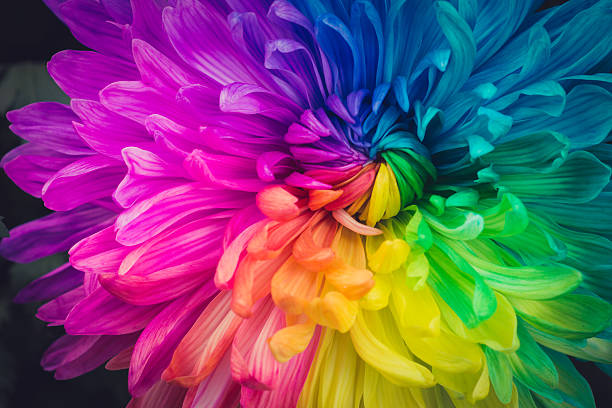
#> input picture colorful image.jpg, 612 x 408 px
$ python rotating_image_n_changing_brightness.py
#> lines starting #> are read from the running program, lines starting #| are printed output that depends on the picture
import cv2
import numpy as np
import matplotlib.pyplot as plt

image = cv2.imread('colorful image.jpg')
#> image is the input picture: shape (408, 612, 3); mean B, G, R 107.9, 80.3, 116
image_rgb = cv2.cvtColor(image, cv2.COLOR_BGR2RGB)

(h, w) = image.shape[:2]
#> h = 408; w = 612
center = (w // 2, h // 2)
#> center = (306, 204)
M = cv2.getRotationMatrix2D(center, 45, 1.0)
rotated_image = cv2.warpAffine(image_rgb, M, (w, h))
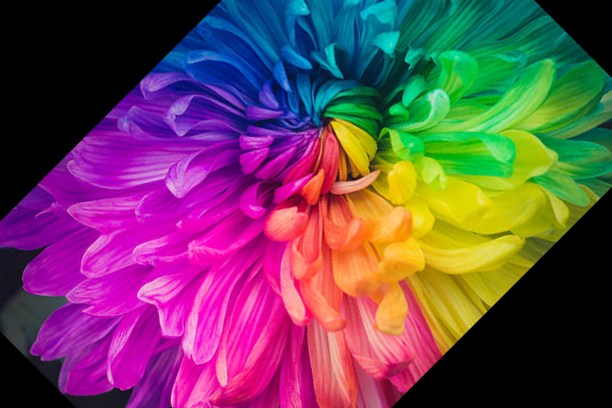
#> rotated_image: shape (408, 612, 3); mean R, G, B 106.1, 67, 86.4

rotated_rgb = cv2.cvtColor(rotated_image, cv2.COLOR_BGR2RGB)
plt.imshow(rotated_rgb)
plt.title('Rotated Image')
plt.show()

brightness_matrix = np.ones(rotated_image.shape, dtype="uint8") * 50
brighter = cv2.add(rotated_image, brightness_matrix)
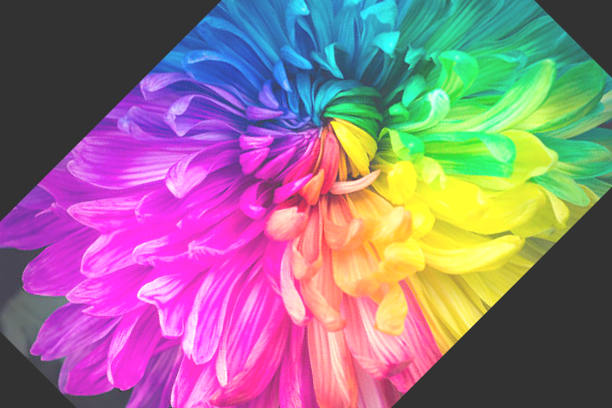
#> brighter: shape (408, 612, 3); mean R, G, B 148.9, 116.6, 136.1

brighter_rgb = cv2.cvtColor(brighter, cv2.COLOR_BGR2RGB)
plt.imshow(brighter_rgb)
plt.title('Brighter Image')
plt.show()

$ run again, with JUICE WRRRLD.jpg copied over colorful image.jpg
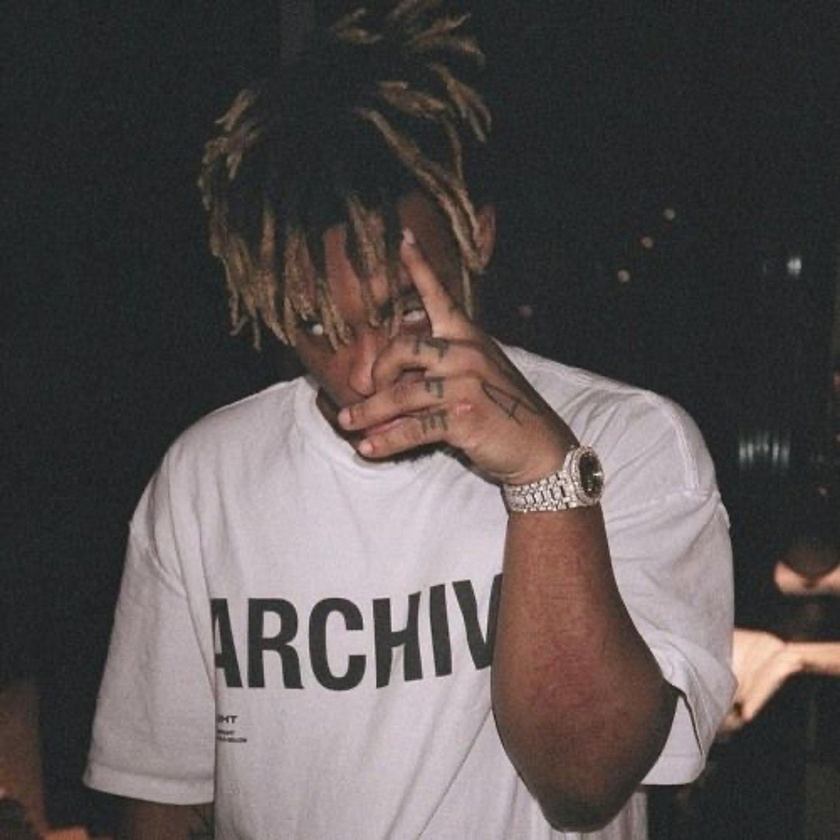
#> input picture JUICE WRRRLD.jpg, 840 x 840 px, shrunk from 1080 x 1080 before the run
#> image is the input picture: shape (840, 840, 3); mean B, G, R 81, 81.4, 88.6
#> `rotated_image = cv2.warpAffine(image_rgb, M, (w, h))`:
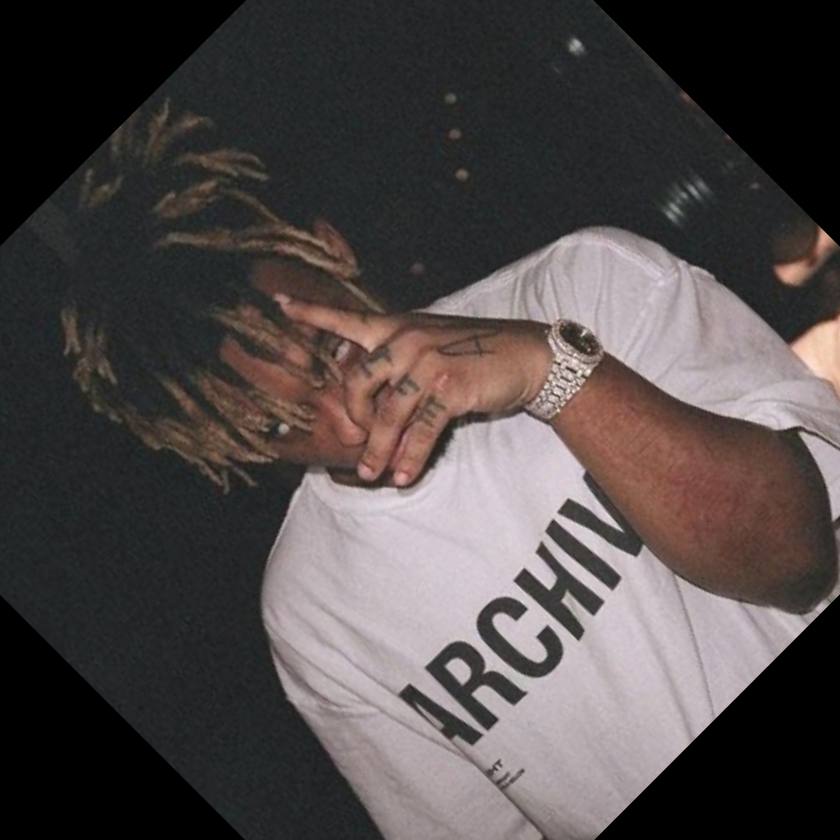
#> rotated_image: shape (840, 840, 3); mean R, G, B 79.5, 72.7, 72.3
#> `brighter = cv2.add(rotated_image, brightness_matrix)`:
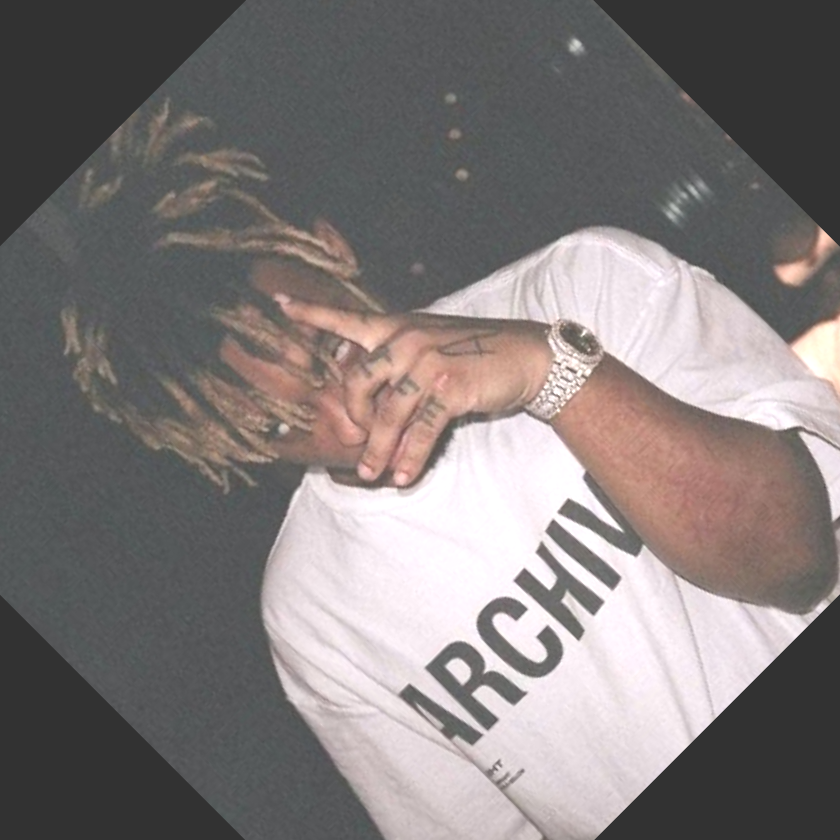
#> brighter: shape (840, 840, 3); mean R, G, B 129.1, 122.7, 122.2
